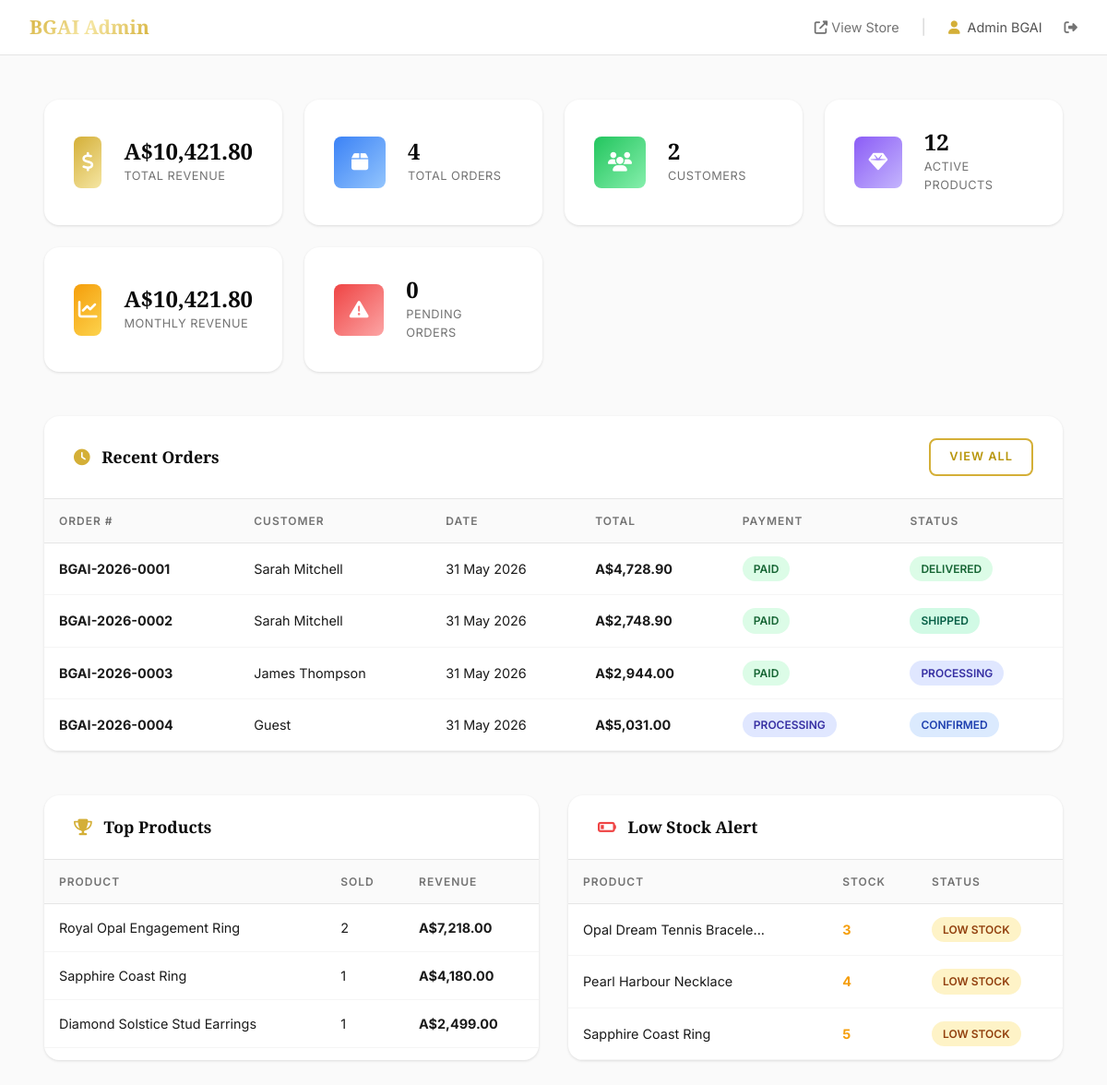
Screenshot of /bgai-ecommerce/admin/index.php (signed in) with the database file from the repository.
### tables this page shows
CREATE TABLE IF NOT EXISTS orders (
    id INT PRIMARY KEY AUTO_INCREMENT,
    order_number VARCHAR(50) NOT NULL UNIQUE,
    user_id INT,
    first_name VARCHAR(100),
    last_name VARCHAR(100),
    email VARCHAR(255),
    phone VARCHAR(20),
    shipping_address_line1 VARCHAR(255),
    shipping_address_line2 VARCHAR(255),
    shipping_city VARCHAR(100),
    shipping_state VARCHAR(100),
    shipping_postal_code VARCHAR(20),
    shipping_country VARCHAR(100),
    shipping_country_code VARCHAR(5),
    billing_address_line1 VARCHAR(255),
    billing_address_line2 VARCHAR(255),
    billing_city VARCHAR(100),
    billing_state VARCHAR(100),
    billing_postal_code VARCHAR(20),
    billing_country VARCHAR(100),
    currency_code VARCHAR(5) DEFAULT 'AUD',
    subtotal DECIMAL(12, 2) NOT NULL,
    tax_amount DECIMAL(12, 2) DEFAULT 0.00,
    shipping_cost DECIMAL(10, 2) DEFAULT 0.00,
    total_amount DECIMAL(12, 2) NOT NULL,
    payment_method VARCHAR(50),
    payment_status ENUM('pending', 'processing', 'paid', 'failed', 'refunded') DEFAULT 'pending',
    order_status ENUM('pending', 'confirmed', 'processing', 'shipped', 'delivered', 'cancelled', 'returned') DEFAULT 'pending',
    tracking_number VARCHAR(100),
    tracking_url VARCHAR(500),
    notes TEXT,
    created_at TIMESTAMP DEFAULT CURRENT_TIMESTAMP,
    updated_at TIMESTAMP DEFAULT CURRENT_TIMESTAMP ON UPDATE CURRENT_TIMESTAMP,
    FOREIGN KEY (user_id) REFERENCES users(id) ON DELETE SET NULL
);

CREATE TABLE IF NOT EXISTS users (
    id INT PRIMARY KEY AUTO_INCREMENT,
    first_name VARCHAR(100) NOT NULL,
    last_name VARCHAR(100) NOT NULL,
    email VARCHAR(255) NOT NULL UNIQUE,
    phone VARCHAR(20),
    password VARCHAR(255) NOT NULL,
    address_line1 VARCHAR(255),
    address_line2 VARCHAR(255),
    city VARCHAR(100),
    state VARCHAR(100),
    postal_code VARCHAR(20),
    country VARCHAR(100),
    country_code VARCHAR(5) DEFAULT 'AU',
    currency_preference VARCHAR(5) DEFAULT 'AUD',
    is_subscribed BOOLEAN DEFAULT FALSE,
    role ENUM('customer', 'admin') DEFAULT 'customer',
    status ENUM('active', 'inactive', 'suspended') DEFAULT 'active',
    last_login TIMESTAMP NULL,
    created_at TIMESTAMP DEFAULT CURRENT_TIMESTAMP,
    updated_at TIMESTAMP DEFAULT CURRENT_TIMESTAMP ON UPDATE CURRENT_TIMESTAMP
);

CREATE TABLE IF NOT EXISTS products (
    id INT PRIMARY KEY AUTO_INCREMENT,
    name VARCHAR(255) NOT NULL,
    slug VARCHAR(255) NOT NULL UNIQUE,
    description TEXT,
    short_description VARCHAR(500),
    sku VARCHAR(50) UNIQUE,
    category_id INT,
    collection_id INT,
    base_price DECIMAL(12, 2) NOT NULL,
    sale_price DECIMAL(12, 2),
    weight_grams DECIMAL(8, 2),
    material VARCHAR(255),
    gemstone VARCHAR(255),
    metal_type ENUM('Gold', 'Silver', 'Platinum', 'Rose Gold', 'White Gold') DEFAULT 'Gold',
    metal_purity VARCHAR(50),
    dimensions VARCHAR(255),
    stock_quantity INT DEFAULT 0,
    low_stock_threshold INT DEFAULT 5,
    is_featured BOOLEAN DEFAULT FALSE,
    is_bestseller BOOLEAN DEFAULT FALSE,
    is_new_arrival BOOLEAN DEFAULT FALSE,
    status ENUM('active', 'inactive', 'draft') DEFAULT 'draft',
    meta_title VARCHAR(255),
    meta_description TEXT,
    created_at TIMESTAMP DEFAULT CURRENT_TIMESTAMP,
    updated_at TIMESTAMP DEFAULT CURRENT_TIMESTAMP ON UPDATE CURRENT_TIMESTAMP,
    FOREIGN KEY (category_id) REFERENCES categories(id) ON DELETE SET NULL,
    FOREIGN KEY (collection_id) REFERENCES collections(id) ON DELETE SET NULL
);

### bgai-ecommerce/includes/functions.php (called while the page is built, shortened)
<?php
function formatPrice($amount, $currencyCode = null) {
    $currencyCode = $currencyCode ?? $_SESSION['currency_code'] ?? DEFAULT_CURRENCY;
    $symbols = json_decode(CURRENCY_SYMBOLS, true);
    $symbol = $symbols[$currencyCode] ?? '$';
    return $symbol . number_format($amount, 2);
}
function e($string) {
    return htmlspecialchars($string ?? '', ENT_QUOTES, 'UTF-8');
}
function getOrderStats() {
    $db = db();
    $stats = [];
    $stats['total_orders'] = $db->query("SELECT COUNT(*) FROM orders")->fetchColumn();
    $stats['total_revenue'] = $db->query("SELECT COALESCE(SUM(total_amount), 0) FROM orders WHERE payment_status = 'paid'")->fetchColumn();
    $stats['pending_orders'] = $db->query("SELECT COUNT(*) FROM orders WHERE order_status = 'pending'")->fetchColumn();
    $stats['total_customers'] = $db->query("SELECT COUNT(*) FROM users WHERE role = 'customer'")->fetchColumn();
    $stats['total_products'] = $db->query("SELECT COUNT(*) FROM products WHERE status = 'active'")->fetchColumn();
    $stats['low_stock'] = $db->query("SELECT COUNT(*) FROM products WHERE stock_quantity <= low_stock_threshold AND status = 'active'")->fetchColumn();
    $stats['monthly_revenue'] = $db->query("SELECT COALESCE(SUM(total_amount), 0) FROM orders WHERE payment_status = 'paid' AND MONTH(created_at) = MONTH(NOW()) AND YEAR(created_at) = YEAR(NOW())")->fetchColumn();
    $stats['recent_orders'] = $db->query("SELECT o.*, u.first_name, u.last_name FROM orders o LEFT JOIN users u ON o.user_id = u.id ORDER BY o.created_at DESC LIMIT 5")->fetchAll();
    $stats['monthly_sales'] = $db->query("SELECT DATE_FORMAT(created_at, '%Y-%m') as month, COUNT(*) as orders, SUM(total_amount) as revenue FROM orders WHERE payment_status = 'paid' AND created_at >= DATE_SUB(NOW(), INTERVAL 6 MONTH) GROUP BY month ORDER BY month")->fetchAll();
    $stats['top_products'] = $db->query("SELECT oi.product_name, SUM(oi.quantity) as total_sold, SUM(oi.total_price) as total_revenue FROM order_items oi GROUP BY oi.product_id ORDER BY total_sold DESC LIMIT 5")->fetchAll();
    return $stats;
}
function truncateText($text, $length = 100) {
    if (strlen($text) <= $length) return $text;
    return substr($text, 0, $length) . '...';
}
?>

### bgai-ecommerce/admin/index.php (the view, shortened to what this page needs)
<?php
$stats = getOrderStats();
?>
<!DOCTYPE html>
<html lang="en">
<head>
    <link rel="stylesheet" href="https://cdnjs.cloudflare.com/ajax/libs/font-awesome/6.5.1/css/all.min.css">
    <link rel="stylesheet" href="<?php echo APP_URL; ?>/assets/css/style.css">
</head>
<body>
    <header style="background:var(--white); border-bottom:1px solid var(--gray-200); padding:0 var(--space-xl); height:60px; display:flex; align-items:center; justify-content:space-between; position:sticky; top:0; z-index:var(--z-sticky);">
        <div style="display:flex; align-items:center; gap:var(--space-md);">
            <a href="<?php echo APP_URL; ?>/admin/" style="font-family:var(--font-heading); font-size:1.3rem; font-weight:700; background:var(--gold-gradient); -webkit-background-clip:text; -webkit-text-fill-color:transparent; background-clip:text;">BGAI Admin</a>
        </div>
        <div style="display:flex; align-items:center; gap:var(--space-lg);">
            <a href="<?php echo APP_URL; ?>" style="color:var(--gray-500); font-size:0.9rem;" target="_blank"><i class="fas fa-external-link-alt"></i> View Store</a>
            <span style="color:var(--gray-300);">|</span>
            <span style="font-size:0.9rem; color:var(--gray-600);"><i class="fas fa-user" style="color:var(--gold); margin-right:4px;"></i> <?php echo e($_SESSION['user_name'] ?? 'Admin'); ?></span>
            <a href="<?php echo APP_URL; ?>/api/logout.php" style="color:var(--gray-500); font-size:0.9rem;"><i class="fas fa-sign-out-alt"></i></a>
        </div>
    </header>
    <div class="admin-layout">
        <div class="admin-content">
            <div class="stats-grid">
                <div class="stat-card">
                    <div class="stat-icon gold"><i class="fas fa-dollar-sign"></i></div>
                    <div class="stat-info">
                        <h3><?php echo formatPrice($stats['total_revenue']); ?></h3>
                        <p>Total Revenue</p>
                    </div>
                </div>
                <div class="stat-card">
                    <div class="stat-icon blue"><i class="fas fa-box"></i></div>
                    <div class="stat-info">
                        <h3><?php echo $stats['total_orders']; ?></h3>
                        <p>Total Orders</p>
                    </div>
                </div>
                <div class="stat-card">
                    <div class="stat-icon green"><i class="fas fa-users"></i></div>
                    <div class="stat-info">
                        <h3><?php echo $stats['total_customers']; ?></h3>
                        <p>Customers</p>
                    </div>
                </div>
                <div class="stat-card">
                    <div class="stat-icon purple"><i class="fas fa-gem"></i></div>
                    <div class="stat-info">
                        <h3><?php echo $stats['total_products']; ?></h3>
                        <p>Active Products</p>
                    </div>
                </div>
                <div class="stat-card">
                    <div class="stat-icon orange"><i class="fas fa-chart-line"></i></div>
                    <div class="stat-info">
                        <h3><?php echo formatPrice($stats['monthly_revenue']); ?></h3>
                        <p>Monthly Revenue</p>
                    </div>
                </div>
                <div class="stat-card">
                    <div class="stat-icon red"><i class="fas fa-exclamation-triangle"></i></div>
                    <div class="stat-info">
                        <h3><?php echo $stats['pending_orders']; ?></h3>
                        <p>Pending Orders</p>
                    </div>
                </div>
            </div>
            <div class="admin-table-container">
                <div class="admin-table-header">
                    <h2><i class="fas fa-clock" style="color:var(--gold); margin-right:var(--space-sm);"></i> Recent Orders</h2>
                    <a href="orders.php" class="btn btn-sm btn-outline-dark">View All</a>
                </div>
                <table class="admin-table">
                    <thead>
                        <tr>
                            <th>Order #</th>
                            <th>Customer</th>
                            <th>Date</th>
                            <th>Total</th>
                            <th>Payment</th>
                            <th>Status</th>
                        </tr>
                    </thead>
                    <tbody>
                        <?php foreach ($stats['recent_orders'] as $order): ?>
                            <tr>
                                <td><strong><?php echo e($order['order_number']); ?></strong></td>
                                <td><?php echo e(($order['first_name'] ?? 'Guest') . ' ' . ($order['last_name'] ?? '')); ?></td>
                                <td><?php echo date('d M Y', strtotime($order['created_at'])); ?></td>
                                <td><strong><?php echo formatPrice($order['total_amount']); ?></strong></td>
                                <td><span class="order-status status-<?php echo $order['payment_status']; ?>"><?php echo ucfirst($order['payment_status']); ?></span></td>
                                <td><span class="order-status status-<?php echo $order['order_status']; ?>"><?php echo ucfirst($order['order_status']); ?></span></td>
                            </tr>
                        <?php endforeach; ?>
                    </tbody>
                </table>
            </div>
            <div style="display:grid; grid-template-columns:1fr 1fr; gap:var(--space-xl);">
                <div class="admin-table-container">
                    <div class="admin-table-header">
                        <h2><i class="fas fa-trophy" style="color:var(--gold); margin-right:var(--space-sm);"></i> Top Products</h2>
                    </div>
                    <table class="admin-table">
                        <thead>
                            <tr><th>Product</th><th>Sold</th><th>Revenue</th></tr>
                        </thead>
                        <tbody>
                            <?php foreach ($stats['top_products'] ?? [] as $tp): ?>
                                <tr>
                                    <td><?php echo e(truncateText($tp['product_name'], 30)); ?></td>
                                    <td><?php echo $tp['total_sold']; ?></td>
                                    <td><strong><?php echo formatPrice($tp['total_revenue']); ?></strong></td>
                                </tr>
                            <?php endforeach; ?>
                        </tbody>
                    </table>
                </div>
                <div class="admin-table-container">
                    <div class="admin-table-header">
                        <h2><i class="fas fa-battery-quarter" style="color:var(--danger); margin-right:var(--space-sm);"></i> Low Stock Alert</h2>
                    </div>
                    <table class="admin-table">
                        <thead>
                            <tr><th>Product</th><th>Stock</th><th>Status</th></tr>
                        </thead>
                        <tbody>
                            <?php
                            $db = db();
                            $lowStock = $db->query("SELECT name, sku, stock_quantity, low_stock_threshold FROM products WHERE stock_quantity <= low_stock_threshold AND status = 'active' ORDER BY stock_quantity ASC LIMIT 5")->fetchAll();
                            foreach ($lowStock as $ls): ?>
                                <tr>
                                    <td><?php echo e(truncateText($ls['name'], 25)); ?></td>
                                    <td><strong style="color:<?php echo $ls['stock_quantity'] === 0 ? 'var(--danger)' : 'var(--warning)'; ?>"><?php echo $ls['stock_quantity']; ?></strong></td>
                                    <td><span class="order-status <?php echo $ls['stock_quantity'] === 0 ? 'status-cancelled' : 'status-pending'; ?>"><?php echo $ls['stock_quantity'] === 0 ? 'Out of Stock' : 'Low Stock'; ?></span></td>
                                </tr>
                            <?php endforeach; ?>
                        </tbody>
                    </table>
                </div>
            </div>
        </div>
    </div>
</body>
</html>

### rows the page displays
orders: order_number "BGAI-2026-0001", user.last_name "Sarah Mitchell", created_at "31 May 2026", total_amount "A$4,728.90", payment_status "PAID", order_status "DELIVERED"
orders: order_number "BGAI-2026-0002", user.last_name "Sarah Mitchell", created_at "31 May 2026", total_amount "A$2,748.90", payment_status "PAID", order_status "SHIPPED"
orders: order_number "BGAI-2026-0003", user.last_name "James Thompson", created_at "31 May 2026", total_amount "A$2,944.00", payment_status "PAID", order_status "PROCESSING"
orders: order_number "BGAI-2026-0004", last_name "Guest", created_at "31 May 2026", total_amount "A$5,031.00", payment_status "PROCESSING", order_status "CONFIRMED"
products: name "Opal Dream Tennis Bracele...", stock_quantity "3", shows "LOW STOCK"
products: name "Pearl Harbour Necklace", stock_quantity "4", shows "LOW STOCK"
products: name "Sapphire Coast Ring", stock_quantity "5", shows "LOW STOCK"

### other values shown
$_SESSION['user_name'] "Admin BGAI"
formatPrice($stats['total_revenue']) "A$10,421.80"
$stats['total_orders'] "4"
$stats['total_customers'] "2"
$stats['total_products'] "12"
formatPrice($stats['monthly_revenue']) "A$10,421.80"
$stats['pending_orders'] "0"
truncateText($tp['product_name'], 30) "Royal Opal Engagement Ring"
$tp['total_sold'] "2"
formatPrice($tp['total_revenue']) "A$7,218.00"
truncateText($tp['product_name'], 30) "Sapphire Coast Ring"
$tp['total_sold'] "1"
formatPrice($tp['total_revenue']) "A$4,180.00"
truncateText($tp['product_name'], 30) "Diamond Solstice Stud Earrings"
formatPrice($tp['total_revenue']) "A$2,499.00"
